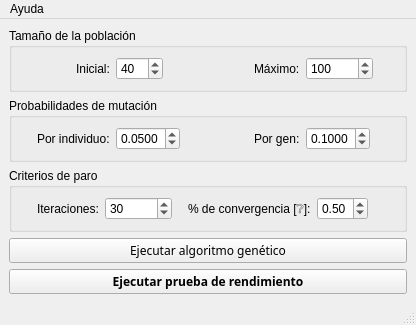
<?xml version="1.0" encoding="UTF-8"?>
<ui version="4.0">
 <class>MainWindow</class>
 <widget class="QMainWindow" name="MainWindow">
  <property name="geometry">
   <rect>
    <x>0</x>
    <y>0</y>
    <width>416</width>
    <height>292</height>
   </rect>
  </property>
  <property name="windowTitle">
   <string>IA.C2.A2 Algoritmos genéticos 2</string>
  </property>
  <widget class="QWidget" name="centralwidget">
   <layout class="QVBoxLayout" name="verticalLayout">
    <item>
     <widget class="QGroupBox" name="groupBox_2">
      <property name="title">
       <string>Tamaño de la población</string>
      </property>
      <layout class="QGridLayout" name="gridLayout">
       <item row="0" column="1" alignment="Qt::AlignLeft">
        <widget class="QSpinBox" name="campo_tam_pob">
         <property name="minimum">
          <number>2</number>
         </property>
         <property name="maximum">
          <number>100</number>
         </property>
         <property name="singleStep">
          <number>2</number>
         </property>
         <property name="value">
          <number>40</number>
         </property>
        </widget>
       </item>
       <item row="0" column="0" alignment="Qt::AlignRight">
        <widget class="QLabel" name="label_6">
         <property name="text">
          <string>Inicial:</string>
         </property>
        </widget>
       </item>
       <item row="0" column="2" alignment="Qt::AlignRight">
        <widget class="QLabel" name="label_5">
         <property name="text">
          <string>Máximo:</string>
         </property>
        </widget>
       </item>
       <item row="0" column="3" alignment="Qt::AlignLeft">
        <widget class="QSpinBox" name="campo_tam_pob_max">
         <property name="minimum">
          <number>10</number>
         </property>
         <property name="maximum">
          <number>1000000</number>
         </property>
         <property name="value">
          <number>100</number>
         </property>
        </widget>
       </item>
      </layout>
     </widget>
    </item>
    <item>
     <widget class="QGroupBox" name="groupBox">
      <property name="title">
       <string>Probabilidades de mutación</string>
      </property>
      <layout class="QHBoxLayout" name="horizontalLayout_5">
       <item alignment="Qt::AlignRight">
        <widget class="QLabel" name="label_4">
         <property name="text">
          <string>Por individuo:</string>
         </property>
        </widget>
       </item>
       <item alignment="Qt::AlignLeft">
        <widget class="QDoubleSpinBox" name="campo_prob_mut_ind">
         <property name="decimals">
          <number>4</number>
         </property>
         <property name="minimum">
          <double>0.010000000000000</double>
         </property>
         <property name="maximum">
          <double>0.990000000000000</double>
         </property>
         <property name="singleStep">
          <double>0.010000000000000</double>
         </property>
         <property name="value">
          <double>0.050000000000000</double>
         </property>
        </widget>
       </item>
       <item alignment="Qt::AlignRight">
        <widget class="QLabel" name="label">
         <property name="text">
          <string>Por gen:</string>
         </property>
        </widget>
       </item>
       <item alignment="Qt::AlignLeft">
        <widget class="QDoubleSpinBox" name="campo_prob_mut_gen">
         <property name="decimals">
          <number>4</number>
         </property>
         <property name="minimum">
          <double>0.010000000000000</double>
         </property>
         <property name="maximum">
          <double>0.990000000000000</double>
         </property>
         <property name="singleStep">
          <double>0.010000000000000</double>
         </property>
         <property name="value">
          <double>0.100000000000000</double>
         </property>
        </widget>
       </item>
      </layout>
     </widget>
    </item>
    <item>
     <widget class="QGroupBox" name="groupBox_4">
      <property name="title">
       <string>Criterios de paro</string>
      </property>
      <layout class="QHBoxLayout" name="horizontalLayout_3">
       <item alignment="Qt::AlignRight">
        <widget class="QLabel" name="label_3">
         <property name="sizePolicy">
          <sizepolicy hsizetype="Preferred" vsizetype="Minimum">
           <horstretch>0</horstretch>
           <verstretch>0</verstretch>
          </sizepolicy>
         </property>
         <property name="text">
          <string>Iteraciones:</string>
         </property>
        </widget>
       </item>
       <item alignment="Qt::AlignLeft">
        <widget class="QSpinBox" name="campo_iteraciones">
         <property name="minimum">
          <number>1</number>
         </property>
         <property name="maximum">
          <number>2000000</number>
         </property>
         <property name="value">
          <number>30</number>
         </property>
        </widget>
       </item>
       <item alignment="Qt::AlignRight">
        <widget class="QLabel" name="label_7">
         <property name="toolTip">
          <string>&lt;html&gt;&lt;head/&gt;&lt;body&gt;&lt;p align=&quot;justify&quot;&gt;&lt;span style=&quot; font-weight:600;&quot;&gt;Porcentaje de convergencia:&lt;/span&gt; Si en una generación, al menos este porcentaje de individuos tiene el mejor valor de fitness repetido, se considera que ya se ha convergido a la solución y las iteraciones futuras quedan canceladas.&lt;/p&gt;&lt;p align=&quot;justify&quot;&gt;&lt;span style=&quot; font-style:italic;&quot;&gt;Nota: Este chequeo sólo se realiza, una vez se haya llegado al límite del tamaño de la población.&lt;/span&gt;&lt;/p&gt;&lt;/body&gt;&lt;/html&gt;</string>
         </property>
         <property name="text">
          <string>% de convergencia [❔]:</string>
         </property>
        </widget>
       </item>
       <item alignment="Qt::AlignLeft">
        <widget class="QDoubleSpinBox" name="campo_porcentaje_conv">
         <property name="minimum">
          <double>0.010000000000000</double>
         </property>
         <property name="maximum">
          <double>1.000000000000000</double>
         </property>
         <property name="singleStep">
          <double>0.100000000000000</double>
         </property>
         <property name="value">
          <double>0.500000000000000</double>
         </property>
        </widget>
       </item>
      </layout>
     </widget>
    </item>
    <item>
     <widget class="QPushButton" name="btn_ejecutar">
      <property name="font">
       <font>
        <family>Arial Black</family>
        <pointsize>9</pointsize>
        <weight>50</weight>
        <bold>false</bold>
       </font>
      </property>
      <property name="text">
       <string>Ejecutar algoritmo genético</string>
      </property>
     </widget>
    </item>
    <item>
     <widget class="QPushButton" name="btn_pruebas_rendimiento">
      <property name="font">
       <font>
        <family>Arial Black</family>
        <pointsize>9</pointsize>
        <weight>75</weight>
        <bold>true</bold>
       </font>
      </property>
      <property name="text">
       <string>Ejecutar prueba de rendimiento</string>
      </property>
     </widget>
    </item>
   </layout>
  </widget>
  <widget class="QMenuBar" name="menubar">
   <property name="geometry">
    <rect>
     <x>0</x>
     <y>0</y>
     <width>416</width>
     <height>21</height>
    </rect>
   </property>
   <widget class="QMenu" name="menuAyuda">
    <property name="title">
     <string>Ayuda</string>
    </property>
    <addaction name="menu_acerca_de"/>
   </widget>
   <addaction name="menuAyuda"/>
  </widget>
  <widget class="QStatusBar" name="statusbar">
   <property name="font">
    <font>
     <weight>75</weight>
     <italic>true</italic>
     <bold>true</bold>
    </font>
   </property>
   <property name="styleSheet">
    <string notr="true">color: red;</string>
   </property>
  </widget>
  <action name="menu_acerca_de">
   <property name="text">
    <string>Acerca de</string>
   </property>
  </action>
  <action name="check_mostrar_entradas_en_interfaz">
   <property name="checkable">
    <bool>true</bool>
   </property>
   <property name="text">
    <string>Mostrar imágenes de entrada en la interfaz</string>
   </property>
  </action>
  <action name="check_mostrar_salida_en_interfaz">
   <property name="checkable">
    <bool>true</bool>
   </property>
   <property name="text">
    <string>Mostrar imagen de salida en la interfaz</string>
   </property>
  </action>
  <action name="check_guardar_salida">
   <property name="checkable">
    <bool>true</bool>
   </property>
   <property name="checked">
    <bool>true</bool>
   </property>
   <property name="text">
    <string>Guardar imagen de salida</string>
   </property>
  </action>
 </widget>
 <resources/>
 <connections/>
</ui>
